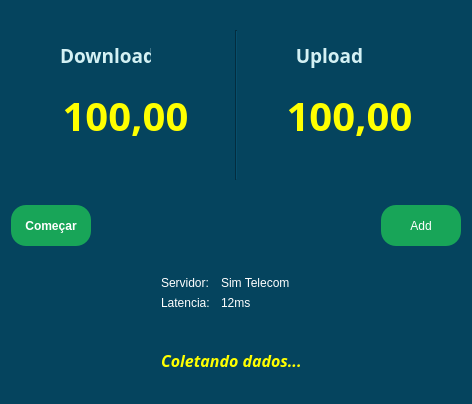
<?xml version="1.0" encoding="UTF-8"?>
<ui version="4.0">
 <class>Dialog</class>
 <widget class="QDialog" name="Dialog">
  <property name="geometry">
   <rect>
    <x>0</x>
    <y>0</y>
    <width>472</width>
    <height>404</height>
   </rect>
  </property>
  <property name="minimumSize">
   <size>
    <width>472</width>
    <height>404</height>
   </size>
  </property>
  <property name="windowTitle">
   <string>Dialog</string>
  </property>
  <property name="styleSheet">
   <string notr="true">
background-color: #05445E;</string>
  </property>
  <layout class="QVBoxLayout" name="verticalLayout">
   <item>
    <widget class="QFrame" name="caixa_upload_download">
     <property name="maximumSize">
      <size>
       <width>6519519</width>
       <height>5951519</height>
      </size>
     </property>
     <property name="frameShape">
      <enum>QFrame::NoFrame</enum>
     </property>
     <property name="frameShadow">
      <enum>QFrame::Raised</enum>
     </property>
     <layout class="QHBoxLayout" name="horizontalLayout">
      <item>
       <widget class="QFrame" name="box_download">
        <property name="maximumSize">
         <size>
          <width>214</width>
          <height>170</height>
         </size>
        </property>
        <property name="styleSheet">
         <string notr="true"/>
        </property>
        <property name="frameShape">
         <enum>QFrame::NoFrame</enum>
        </property>
        <property name="frameShadow">
         <enum>QFrame::Raised</enum>
        </property>
        <widget class="QLabel" name="label_download">
         <property name="geometry">
          <rect>
           <x>40</x>
           <y>20</y>
           <width>91</width>
           <height>31</height>
          </rect>
         </property>
         <property name="font">
          <font>
           <family>Tlwg Typo</family>
           <pointsize>14</pointsize>
           <weight>75</weight>
           <bold>true</bold>
          </font>
         </property>
         <property name="styleSheet">
          <string notr="true">color: #D4F1F4</string>
         </property>
         <property name="text">
          <string>Download</string>
         </property>
        </widget>
        <widget class="QLabel" name="label_valorDownload">
         <property name="geometry">
          <rect>
           <x>30</x>
           <y>70</y>
           <width>151</width>
           <height>51</height>
          </rect>
         </property>
         <property name="font">
          <font>
           <family>Mukti Narrow</family>
           <pointsize>30</pointsize>
           <weight>75</weight>
           <bold>true</bold>
          </font>
         </property>
         <property name="styleSheet">
          <string notr="true">color: 	#FFFF00;
</string>
         </property>
         <property name="text">
          <string>100,00</string>
         </property>
         <property name="alignment">
          <set>Qt::AlignCenter</set>
         </property>
        </widget>
        <widget class="QFrame" name="frame_3">
         <property name="geometry">
          <rect>
           <x>140</x>
           <y>15</y>
           <width>41</width>
           <height>41</height>
          </rect>
         </property>
         <property name="styleSheet">
          <string notr="true">background-image: url(:/download/seta_para_baixo_redimensionada.png);
background-position: center;
background-repeat: no-repeat;</string>
         </property>
         <property name="frameShape">
          <enum>QFrame::NoFrame</enum>
         </property>
         <property name="frameShadow">
          <enum>QFrame::Raised</enum>
         </property>
        </widget>
       </widget>
      </item>
      <item>
       <widget class="Line" name="line">
        <property name="enabled">
         <bool>true</bool>
        </property>
        <property name="minimumSize">
         <size>
          <width>0</width>
          <height>0</height>
         </size>
        </property>
        <property name="maximumSize">
         <size>
          <width>16777215</width>
          <height>150</height>
         </size>
        </property>
        <property name="orientation">
         <enum>Qt::Vertical</enum>
        </property>
       </widget>
      </item>
      <item>
       <widget class="QFrame" name="box_upload">
        <property name="maximumSize">
         <size>
          <width>214</width>
          <height>170</height>
         </size>
        </property>
        <property name="styleSheet">
         <string notr="true"/>
        </property>
        <property name="frameShape">
         <enum>QFrame::NoFrame</enum>
        </property>
        <property name="frameShadow">
         <enum>QFrame::Raised</enum>
        </property>
        <widget class="QLabel" name="label_upload">
         <property name="geometry">
          <rect>
           <x>40</x>
           <y>20</y>
           <width>91</width>
           <height>31</height>
          </rect>
         </property>
         <property name="font">
          <font>
           <family>Tlwg Typo</family>
           <pointsize>14</pointsize>
           <weight>75</weight>
           <bold>true</bold>
          </font>
         </property>
         <property name="styleSheet">
          <string notr="true">color:#D4F1F4;</string>
         </property>
         <property name="text">
          <string>Upload</string>
         </property>
         <property name="alignment">
          <set>Qt::AlignCenter</set>
         </property>
        </widget>
        <widget class="QLabel" name="label_valorUpload">
         <property name="geometry">
          <rect>
           <x>30</x>
           <y>70</y>
           <width>151</width>
           <height>51</height>
          </rect>
         </property>
         <property name="font">
          <font>
           <family>Mukti Narrow</family>
           <pointsize>30</pointsize>
           <weight>75</weight>
           <bold>true</bold>
          </font>
         </property>
         <property name="styleSheet">
          <string notr="true">color: 	#FFFF00;</string>
         </property>
         <property name="text">
          <string>100,00</string>
         </property>
         <property name="alignment">
          <set>Qt::AlignCenter</set>
         </property>
        </widget>
        <widget class="QFrame" name="frame_4">
         <property name="geometry">
          <rect>
           <x>130</x>
           <y>15</y>
           <width>41</width>
           <height>41</height>
          </rect>
         </property>
         <property name="styleSheet">
          <string notr="true">background-image: url(:/upload/seta_pra_cima_redimensionada.png);
background-position: center;
background-repeat: no-repeat</string>
         </property>
         <property name="frameShape">
          <enum>QFrame::NoFrame</enum>
         </property>
         <property name="frameShadow">
          <enum>QFrame::Raised</enum>
         </property>
        </widget>
       </widget>
      </item>
     </layout>
    </widget>
   </item>
   <item>
    <widget class="QFrame" name="frame_2">
     <property name="frameShape">
      <enum>QFrame::NoFrame</enum>
     </property>
     <property name="frameShadow">
      <enum>QFrame::Raised</enum>
     </property>
     <layout class="QHBoxLayout" name="horizontalLayout_2">
      <property name="spacing">
       <number>0</number>
      </property>
      <property name="leftMargin">
       <number>0</number>
      </property>
      <property name="topMargin">
       <number>0</number>
      </property>
      <property name="rightMargin">
       <number>0</number>
      </property>
      <property name="bottomMargin">
       <number>0</number>
      </property>
      <item>
       <widget class="QFrame" name="frame_inferior">
        <property name="maximumSize">
         <size>
          <width>454</width>
          <height>190</height>
         </size>
        </property>
        <property name="frameShape">
         <enum>QFrame::NoFrame</enum>
        </property>
        <property name="frameShadow">
         <enum>QFrame::Raised</enum>
        </property>
        <widget class="QPushButton" name="btn_comecar">
         <property name="geometry">
          <rect>
           <x>0</x>
           <y>0</y>
           <width>80</width>
           <height>41</height>
          </rect>
         </property>
         <property name="font">
          <font>
           <family>Ubuntu</family>
           <weight>75</weight>
           <bold>true</bold>
          </font>
         </property>
         <property name="styleSheet">
          <string notr="true">QPushButton {
border: 1px;
background-color: #18A558;
color: white;
border-radius: 15px;
}

QPushButton::hover {
	background-color: 	#00FF00;
}</string>
         </property>
         <property name="text">
          <string>Começar</string>
         </property>
        </widget>
        <widget class="QPushButton" name="btn_add">
         <property name="geometry">
          <rect>
           <x>370</x>
           <y>0</y>
           <width>80</width>
           <height>41</height>
          </rect>
         </property>
         <property name="styleSheet">
          <string notr="true">QPushButton {
border: 1px;
background-color: #18A558;;
color: white;
border-radius: 15px
}

QPushButton::hover {
	background-color: #00FF00;
}</string>
         </property>
         <property name="text">
          <string>Add</string>
         </property>
        </widget>
        <widget class="QLabel" name="label_servidor">
         <property name="geometry">
          <rect>
           <x>150</x>
           <y>70</y>
           <width>57</width>
           <height>15</height>
          </rect>
         </property>
         <property name="styleSheet">
          <string notr="true">color: white;</string>
         </property>
         <property name="text">
          <string>Servidor: </string>
         </property>
        </widget>
        <widget class="QLabel" name="nome_servidor">
         <property name="geometry">
          <rect>
           <x>210</x>
           <y>70</y>
           <width>161</width>
           <height>16</height>
          </rect>
         </property>
         <property name="styleSheet">
          <string notr="true">color: white;</string>
         </property>
         <property name="text">
          <string>Sim Telecom</string>
         </property>
         <property name="alignment">
          <set>Qt::AlignLeading|Qt::AlignLeft|Qt::AlignVCenter</set>
         </property>
        </widget>
        <widget class="QLabel" name="label_latencia">
         <property name="geometry">
          <rect>
           <x>150</x>
           <y>90</y>
           <width>61</width>
           <height>16</height>
          </rect>
         </property>
         <property name="styleSheet">
          <string notr="true">color: white;</string>
         </property>
         <property name="text">
          <string>Latencia:</string>
         </property>
        </widget>
        <widget class="QLabel" name="coletando_dados">
         <property name="geometry">
          <rect>
           <x>150</x>
           <y>140</y>
           <width>151</width>
           <height>31</height>
          </rect>
         </property>
         <property name="font">
          <font>
           <family>Sawasdee</family>
           <pointsize>12</pointsize>
           <weight>75</weight>
           <italic>true</italic>
           <bold>true</bold>
          </font>
         </property>
         <property name="styleSheet">
          <string notr="true">color: 	#FFFF00;</string>
         </property>
         <property name="text">
          <string>Coletando dados...</string>
         </property>
        </widget>
        <widget class="QLabel" name="latencia">
         <property name="geometry">
          <rect>
           <x>210</x>
           <y>90</y>
           <width>57</width>
           <height>16</height>
          </rect>
         </property>
         <property name="styleSheet">
          <string notr="true">color: white;</string>
         </property>
         <property name="text">
          <string>12ms</string>
         </property>
        </widget>
        <widget class="QFrame" name="logo_server">
         <property name="geometry">
          <rect>
           <x>124</x>
           <y>67</y>
           <width>25</width>
           <height>25</height>
          </rect>
         </property>
         <property name="styleSheet">
          <string notr="true">background-image: url(:/globo/globo_redimensionado.png);
background-repeat: no-repeat;</string>
         </property>
         <property name="frameShape">
          <enum>QFrame::NoFrame</enum>
         </property>
         <property name="frameShadow">
          <enum>QFrame::Raised</enum>
         </property>
        </widget>
       </widget>
      </item>
     </layout>
    </widget>
   </item>
  </layout>
 </widget>
 <resources>
  <include location="logos/file_rsc.qrc"/>
 </resources>
 <connections/>
</ui>
